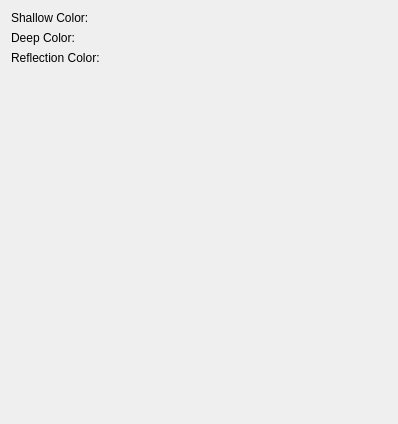
     <widget class="QWidget" name="tabColors">
      <attribute name="title">
       <string>Colors</string>
      </attribute>
      <layout class="QGridLayout" name="gridLayout_3">
       <item row="0" column="0">
        <layout class="QGridLayout" name="gridLayout_2">
         <item row="0" column="0">
          <widget class="QLabel" name="label_6">
           <property name="text">
            <string>Shallow Color:</string>
           </property>
           <property name="buddy">
            <cstring>colorShallow</cstring>
           </property>
          </widget>
         </item>
         <item row="1" column="0">
          <widget class="QLabel" name="label_7">
           <property name="text">
            <string>Deep Color:</string>
           </property>
           <property name="buddy">
            <cstring>colorDeep</cstring>
           </property>
          </widget>
         </item>
         <item row="2" column="0">
          <widget class="QLabel" name="label_8">
           <property name="text">
            <string>Reflection Color:</string>
           </property>
           <property name="buddy">
            <cstring>colorReflection</cstring>
           </property>
          </widget>
         </item>
         <item row="0" column="1">
          <widget class="DKColorPickerButton" name="colorShallow"/>
         </item>
         <item row="1" column="1">
          <widget class="DKColorPickerButton" name="colorDeep"/>
         </item>
         <item row="2" column="1">
          <widget class="DKColorPickerButton" name="colorReflection"/>
         </item>
        </layout>
       </item>
       <item row="0" column="1">
        <spacer name="horizontalSpacer_4">
         <property name="orientation">
          <enum>Qt::Horizontal</enum>
         </property>
         <property name="sizeHint" stdset="0">
          <size>
           <width>281</width>
           <height>20</height>
          </size>
         </property>
        </spacer>
       </item>
       <item row="1" column="0">
        <spacer name="verticalSpacer">
         <property name="orientation">
          <enum>Qt::Vertical</enum>
         </property>
         <property name="sizeHint" stdset="0">
          <size>
           <width>20</width>
           <height>348</height>
          </size>
         </property>
        </spacer>
       </item>
      </layout>
     </widget>
